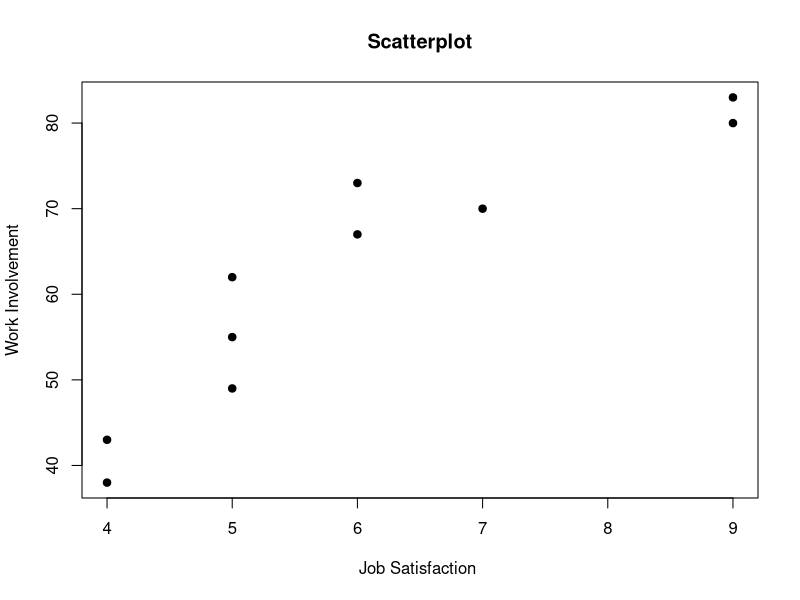
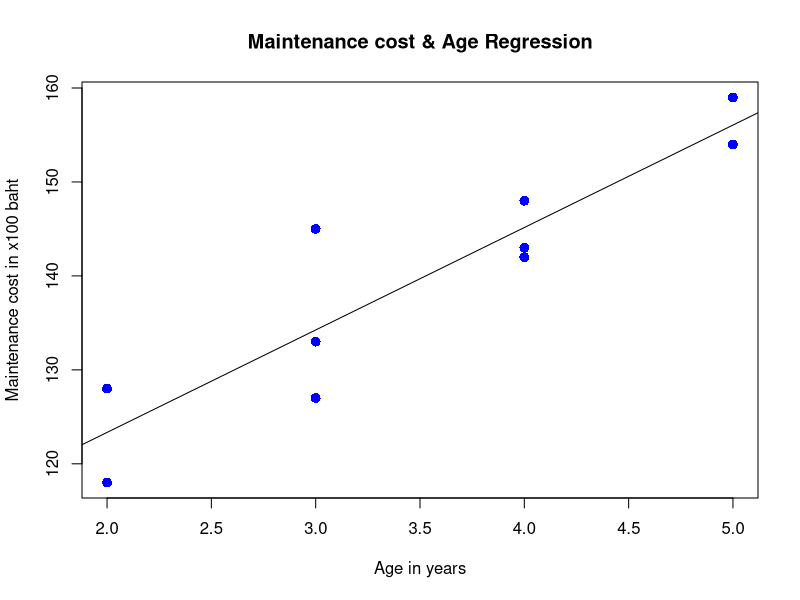
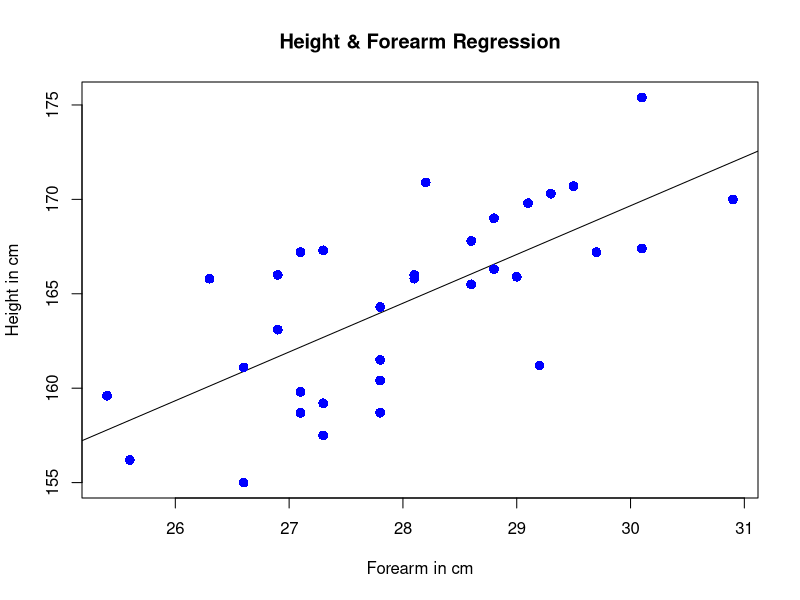
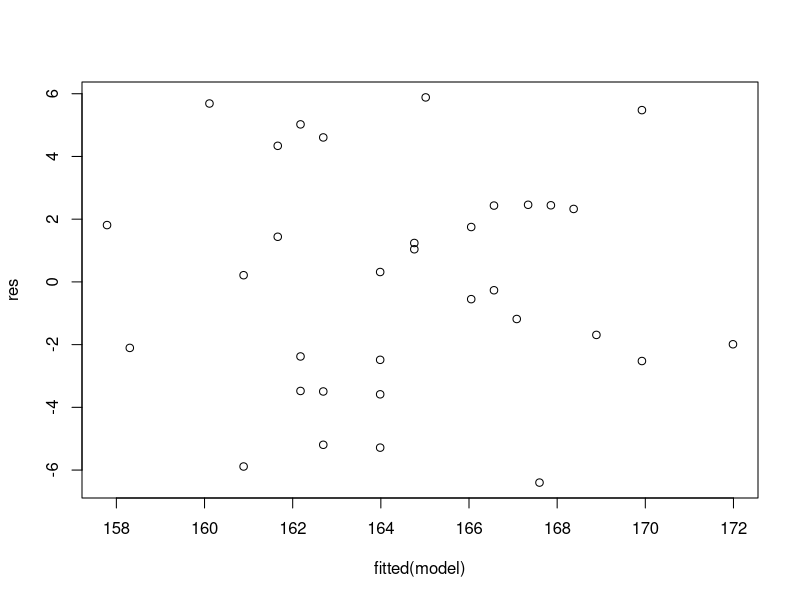
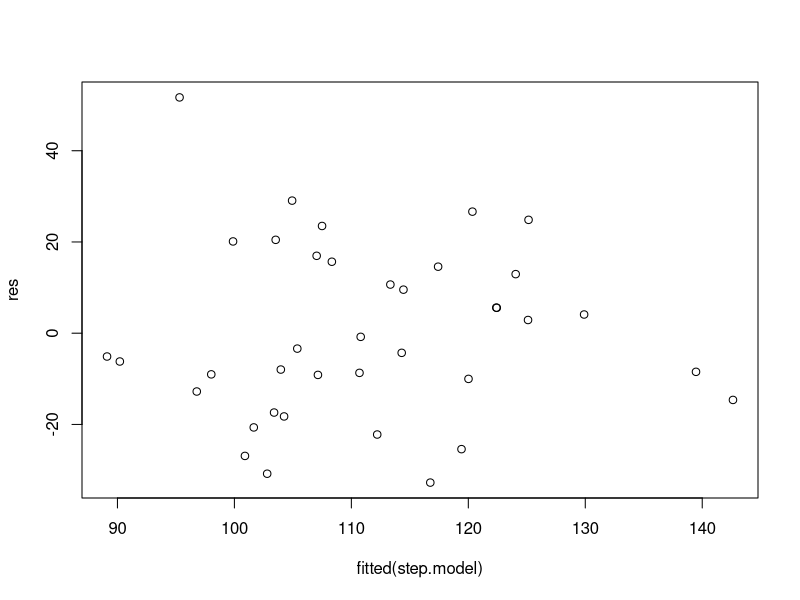
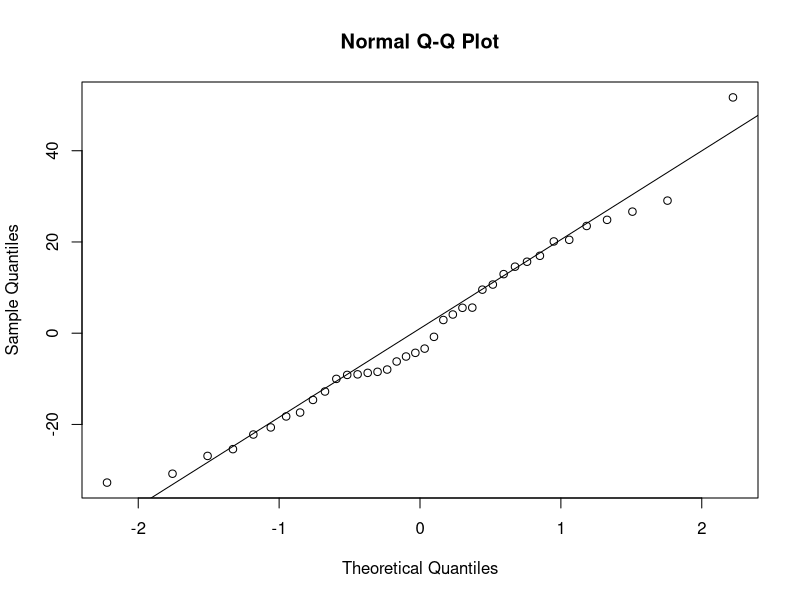

The R source for these figures, in order:
# EXAMPLE 1: Work involvement & Job satisfaction
wi <-c(43,55,67,38,49,70,80,62,73,83)
js <-c(4,5,6,4,5,7,9,5,6,9)
cor.test(wi, js, method = c("pearson"),alternatives = "two.sided")

plot(js, wi, main="Scatterplot", xlab="Job Satisfaction ", ylab="Work Involvement", pch=19)


# EXAMPLE 2: 10 automatic vending machines of different age VS maintenance cost
age<-c(4,3,2,4,3,5,5,4,2,3)
mcost<-c(148,145,128,143,133,159,154,142,118,127)
dataf <- data.frame(age,mcost)
model <- lm(mcost ~ age, data = dataf)
summary(model)

plot(age,mcost,col = "blue",main = "Maintenance cost & Age Regression",
     abline(model),cex = 1.3,pch = 16,xlab = "Age in years",ylab = "Maintenance cost in x100 baht")

# EXAMPLE 3:Height (cm.) estimation (cm.) from forearm length (cm.) in females
height<-c(165.8,169.8,170.7,170.9,157.5,165.9,158.7,166,158.7,161.5,167.3,167.4,159.2,170,166.3,169,156.2,159.6,155,161.1,170.3,167.8,163.1,165.8,175.4,159.8,166,161.2,160.4,164.3,165.5,167.2,167.2)
forearm<-c(28.1,29.1,29.5,28.2,27.3,29,27.8,26.9,27.1,27.8,27.3,30.1,27.3,30.9,28.8,28.8,25.6,25.4,26.6,26.6,29.3,28.6,26.9,26.3,30.1,27.1,28.1,29.2,27.8,27.8,28.6,27.1,29.7)
dataf <- data.frame(forearm,height)
model <- lm(height ~ forearm, data = dataf)
summary(model)

plot(forearm,height,col = "blue",main = "Height & Forearm Regression",
     abline(model),cex = 1.3,pch = 16,xlab = "Forearm in cm",ylab = "Height in cm")

res <- resid(model)
plot(fitted(model), res)

# Multiple Linear Regression
# EXERCISE 1: PIQ (score) estimation from brain (count/10,000), height (inches), weight(pounds)
piq<-c(124,150,128,134,110,131,98,84,147,124,128,124,147,90,96,120,102,84,86,84,134,128,102,131,84,110,72,124,132,137,110,86,81,128,124,94,74,89)
brain<-c(81.69,103.84,96.54,95.15,92.88,99.13,85.43,90.49,95.55,83.39,107.95,92.41,85.65,87.89,86.54,85.22,94.51,80.8,88.91,90.59,79.06,95.5,83.18,93.55,79.86,106.25,79.35,86.67,85.78,94.96,99.79,88,83.43,94.81,94.94,89.4,93,93.59)
height<-c(64.5,73.3,68.8,65,69,64.5,66,66.3,68.8,64.5,70,69,70.5,66,68,68.5,73.5,66.3,70,76.5,62,68,63,72,68,77,63,66.5,62.5,67,75.5,69,66.5,66.5,70.5,64.5,74,75.5)
weight<-c(118,143,172,147,146,138,175,134,172,118,151,155,155,146,135,127,178,136,180,186,122,132,114,171,140,187,106,159,127,191,192,181,143,153,144,139,148,179)
dataf <- data.frame(piq,brain,height,weight)
model <- lm(piq ~ brain+height+weight, data = dataf)
summary(model)

library(MASS)
step.model <- stepAIC(model, direction = "both", trace = FALSE)
summary(step.model)

library(car)
durbinWatsonTest(step.model)

res <- resid(step.model)
plot(fitted(step.model), res)

qqnorm(res)
qqline(res)

shapiro.test(res)

out<-cooks.distance(step.model)
mean(out)

library(car)
vif(step.model)
fmodel <- aov(piq ~ brain+height+weight, data = dataf)
fmodel
rmodel <- aov(piq ~ brain+height, data = dataf)
rmodel

